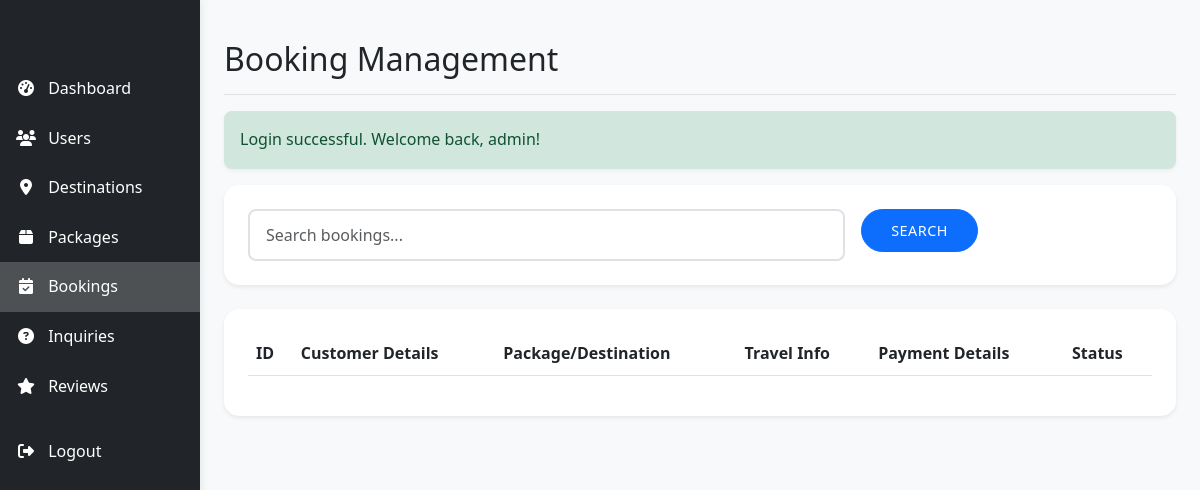
The app's page /admin/bookings.php (signed in), older data.
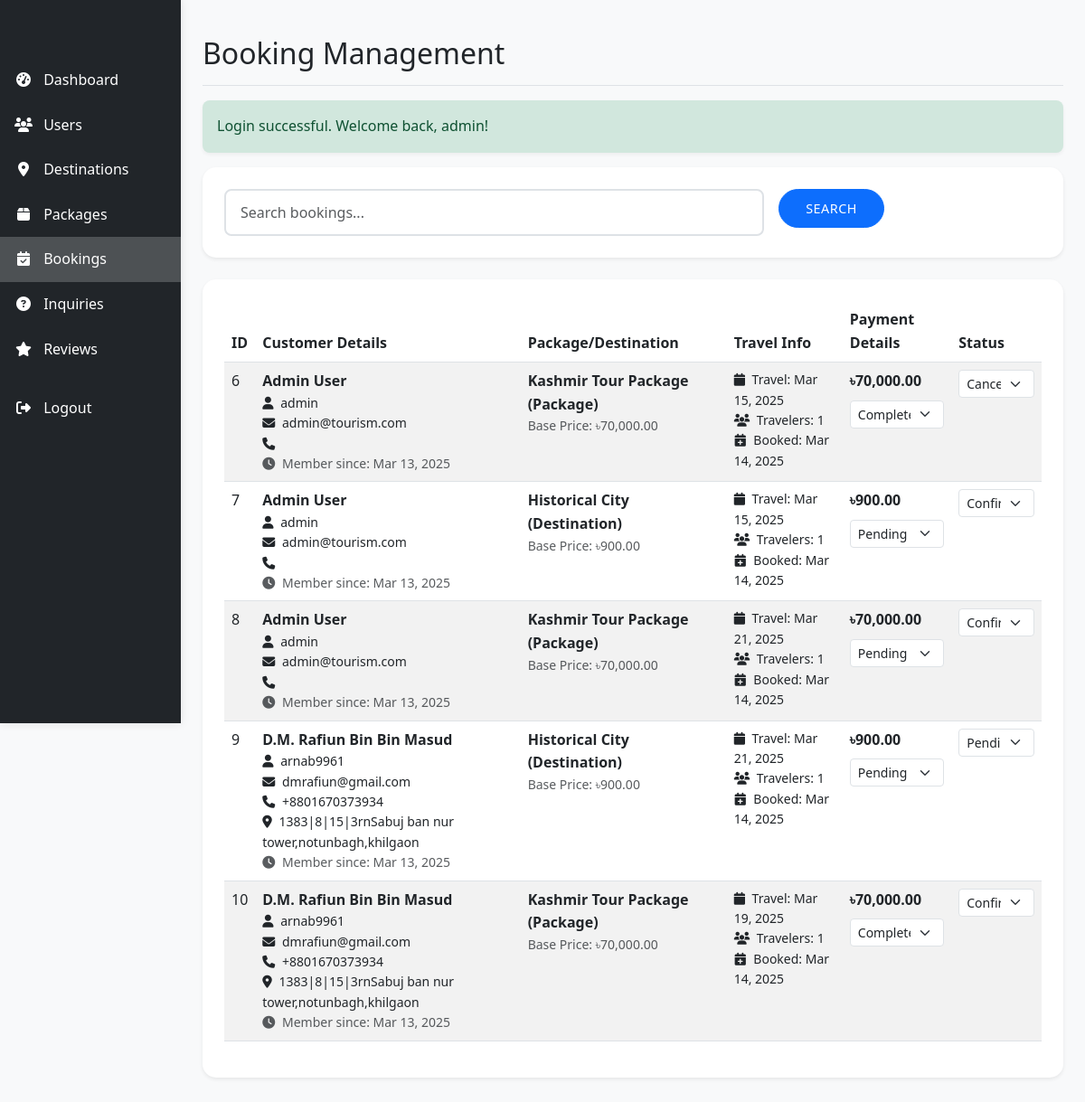
The same page, newer data.
### tables this page shows
CREATE TABLE `bookings` (
  `id` int(11) NOT NULL,
  `user_id` int(11) NOT NULL,
  `package_id` int(11) DEFAULT NULL,
  `destination_id` int(11) DEFAULT NULL,
  `booking_date` date NOT NULL,
  `travel_date` date NOT NULL,
  `num_travelers` int(11) NOT NULL,
  `total_price` decimal(10,2) NOT NULL,
  `status` enum('pending','confirmed','cancelled') DEFAULT 'pending',
  `payment_status` enum('pending','completed') DEFAULT 'pending',
  `created_at` timestamp NOT NULL DEFAULT current_timestamp()
);

CREATE TABLE `users` (
  `id` int(11) NOT NULL,
  `username` varchar(50) NOT NULL,
  `password` varchar(255) NOT NULL,
  `email` varchar(100) NOT NULL,
  `full_name` varchar(100) NOT NULL,
  `phone` varchar(20) DEFAULT NULL,
  `address` text DEFAULT NULL,
  `user_type` enum('admin','customer') DEFAULT 'customer',
  `created_at` timestamp NOT NULL DEFAULT current_timestamp()
);

CREATE TABLE `packages` (
  `id` int(11) NOT NULL,
  `name` varchar(100) NOT NULL,
  `description` text NOT NULL,
  `price` decimal(10,2) NOT NULL,
  `duration` varchar(50) NOT NULL,
  `image` varchar(255) DEFAULT NULL,
  `featured` tinyint(1) DEFAULT 0,
  `created_at` timestamp NOT NULL DEFAULT current_timestamp()
);

CREATE TABLE `destinations` (
  `id` int(11) NOT NULL,
  `name` varchar(100) NOT NULL,
  `description` text NOT NULL,
  `location` varchar(100) NOT NULL,
  `image` varchar(255) DEFAULT NULL,
  `price` decimal(10,2) NOT NULL,
  `featured` tinyint(1) DEFAULT 0,
  `created_at` timestamp NOT NULL DEFAULT current_timestamp()
);

### admin/bookings.php (the view, shortened to what the changed rows need)
<?php
require_once '../includes/config.php';
$search = isset($_GET['search']) ? sanitize_input($_GET['search']) : '';
$page = isset($_GET['page']) ? (int)$_GET['page'] : 1;
$items_per_page = 10;
$offset = ($page - 1) * $items_per_page;
$where_clause = $search ? "WHERE b.id LIKE '%$search%' OR u.username LIKE '%$search%' OR u.full_name LIKE '%$search%' OR u.email LIKE '%$search%' OR u.phone LIKE '%$search%'" : "";
$query = "SELECT b.*, u.username, u.full_name, u.email, u.phone, u.address, u.created_at as user_created_at,
          p.name as package_name, p.price as package_price,
          d.name as destination_name, d.price as destination_price,
          py.payment_method, py.transaction_id, py.sender_number, py.payment_date
          FROM bookings b
          JOIN users u ON b.user_id = u.id
          LEFT JOIN packages p ON b.package_id = p.id
          LEFT JOIN destinations d ON b.destination_id = d.id
          LEFT JOIN (
              SELECT * FROM payments
              WHERE id IN (
                  SELECT MAX(id)
                  FROM payments
                  GROUP BY booking_id
              )
          ) py ON b.id = py.booking_id
          $where_clause
          ORDER BY b.booking_date DESC
          LIMIT ? OFFSET ?";
$stmt = mysqli_prepare($conn, $query);
mysqli_stmt_bind_param($stmt, "ii", $items_per_page, $offset);
mysqli_stmt_execute($stmt);
$result = mysqli_stmt_get_result($stmt);
?>
<!DOCTYPE html>
<html lang="en">
<head>
    <link href="https://cdn.jsdelivr.net/npm/bootstrap@5.3.0/dist/css/bootstrap.min.css" rel="stylesheet">
    <link rel="stylesheet" href="https://cdnjs.cloudflare.com/ajax/libs/font-awesome/6.4.0/css/all.min.css">
    <link rel="stylesheet" href="../css/style.css">
</head>
<body>
    <div class="container-fluid">
        <div class="row">
            <main class="col-md-9 ms-sm-auto col-lg-10 px-md-4 py-4">
                <div class="d-flex justify-content-between flex-wrap flex-md-nowrap align-items-center pt-3 pb-2 mb-3 border-bottom">
                    <h1 class="h2">Booking Management</h1>
                </div>
                <div class="card">
                    <div class="card-body">
                        <div class="table-responsive">
                            <table class="table table-striped table-hover">
                                <thead>
                                    <tr>
                                        <th>ID</th>
                                        <th>Customer Details</th>
                                        <th>Package/Destination</th>
                                        <th>Travel Info</th>
                                        <th>Payment Details</th>
                                        <th>Status</th>
                                    </tr>
                                </thead>
                                <tbody>
                                    <?php while ($booking = mysqli_fetch_assoc($result)): ?>
                                    <tr>
                                        <td><?php echo $booking['id']; ?></td>
                                        <td>
                                            <strong class="d-block"><?php echo htmlspecialchars($booking['full_name']); ?></strong>
                                            <small class="d-block"><i class="fas fa-user me-1"></i> <?php echo htmlspecialchars($booking['username']); ?></small>
                                            <small class="d-block"><i class="fas fa-envelope me-1"></i> <?php echo htmlspecialchars($booking['email']); ?></small>
                                            <small class="d-block"><i class="fas fa-phone me-1"></i> <?php echo htmlspecialchars($booking['phone']); ?></small>
                                            <?php if ($booking['address']): ?>
                                            <small class="d-block"><i class="fas fa-map-marker-alt me-1"></i> <?php echo htmlspecialchars($booking['address']); ?></small>
                                            <?php endif; ?>
                                            <small class="d-block text-muted"><i class="fas fa-clock me-1"></i> Member since: <?php echo date('M d, Y', strtotime($booking['user_created_at'])); ?></small>
                                        </td>
                                        <td>
                                            <?php if ($booking['package_id']): ?>
                                                <strong class="d-block"><?php echo htmlspecialchars($booking['package_name']); ?> (Package)</strong>
                                                <small class="d-block text-muted">Base Price: ৳<?php echo number_format($booking['package_price'], 2); ?></small>
                                            <?php else: ?>
                                                <strong class="d-block"><?php echo htmlspecialchars($booking['destination_name']); ?> (Destination)</strong>
                                                <small class="d-block text-muted">Base Price: ৳<?php echo number_format($booking['destination_price'], 2); ?></small>
                                            <?php endif; ?>
                                        </td>
                                        <td>
                                            <small class="d-block"><i class="fas fa-calendar me-1"></i> Travel: <?php echo date('M d, Y', strtotime($booking['travel_date'])); ?></small>
                                            <small class="d-block"><i class="fas fa-users me-1"></i> Travelers: <?php echo $booking['num_travelers']; ?></small>
                                            <small class="d-block"><i class="fas fa-calendar-plus me-1"></i> Booked: <?php echo date('M d, Y', strtotime($booking['booking_date'])); ?></small>
                                        </td>
                                        <td>
                                            <strong class="d-block">৳<?php echo number_format($booking['total_price'], 2); ?></strong>
                                            <form method="POST" class="mt-2">
                                                <select name="payment_status" class="form-select form-select-sm payment-select" onchange="this.form.submit()">
                                                    <option value="pending" <?php echo $booking['payment_status'] == 'pending' ? 'selected' : ''; ?>>Pending</option>
                                                    <option value="completed" <?php echo $booking['payment_status'] == 'completed' ? 'selected' : ''; ?>>Completed</option>
                                                </select>
                                            </form>
                                        </td>
                                        <td>
                                            <form method="POST" action="update_booking_status.php">
                                                <select name="new_status" class="form-select form-select-sm status-select mb-2" onchange="this.form.submit()">
                                                    <option value="pending" <?php echo $booking['status'] == 'pending' ? 'selected' : ''; ?>>Pending</option>
                                                    <option value="confirmed" <?php echo $booking['status'] == 'confirmed' ? 'selected' : ''; ?>>Confirmed</option>
                                                    <option value="cancelled" <?php echo $booking['status'] == 'cancelled' ? 'selected' : ''; ?>>Cancelled</option>
                                                </select>
                                            </form>
                                        </td>
                                    </tr>
                                    <?php endwhile; ?>
                                </tbody>
                            </table>
                        </div>
                    </div>
                </div>
            </main>
        </div>
    </div>
</body>
</html>

Row changes from the older to the newer data that the page shows:
added bookings: id "6", user.full_name "Admin User", user.username "admin", user.email "admin@tourism.com", user.created_at "Mar 13, 2025", package.name "Kashmir Tour Package", package.price "70,000.00", travel_date "Mar 15, 2025", num_travelers "1", booking_date "Mar 14, 2025", total_price "70,000.00", payment_status "Completed", new_status "Cancelled"
added bookings: id "7", user.full_name "Admin User", user.username "admin", user.email "admin@tourism.com", user.created_at "Mar 13, 2025", destination.name "Historical City", destination.price "900.00", travel_date "Mar 15, 2025", num_travelers "1", booking_date "Mar 14, 2025", total_price "900.00", payment_status "Pending", new_status "Confirmed"
added bookings: id "8", user.full_name "Admin User", user.username "admin", user.email "admin@tourism.com", user.created_at "Mar 13, 2025", package.name "Kashmir Tour Package", package.price "70,000.00", travel_date "Mar 21, 2025", num_travelers "1", booking_date "Mar 14, 2025", total_price "70,000.00", payment_status "Pending", new_status "Confirmed"
added bookings: id "9", user.full_name "D.M. Rafiun Bin Bin Masud", user.username "arnab9961", user.email "dmrafiun@gmail.com", user.phone "+8801670373934", user.address "1383|8|15|3rnSabuj ban nur tower,notunbagh,khilgaon", user.created_at "Mar 13, 2025", destination.name "Historical City", destination.price "900.00", travel_date "Mar 21, 2025", num_travelers "1", booking_date "Mar 14, 2025", total_price "900.00", payment_status "Pending", new_status "Pending"
added bookings: id "10", user.full_name "D.M. Rafiun Bin Bin Masud", user.username "arnab9961", user.email "dmrafiun@gmail.com", user.phone "+8801670373934", user.address "1383|8|15|3rnSabuj ban nur tower,notunbagh,khilgaon", user.created_at "Mar 13, 2025", package.name "Kashmir Tour Package", package.price "70,000.00", travel_date "Mar 19, 2025", num_travelers "1", booking_date "Mar 14, 2025", total_price "70,000.00", payment_status "Completed", new_status "Confirmed"
